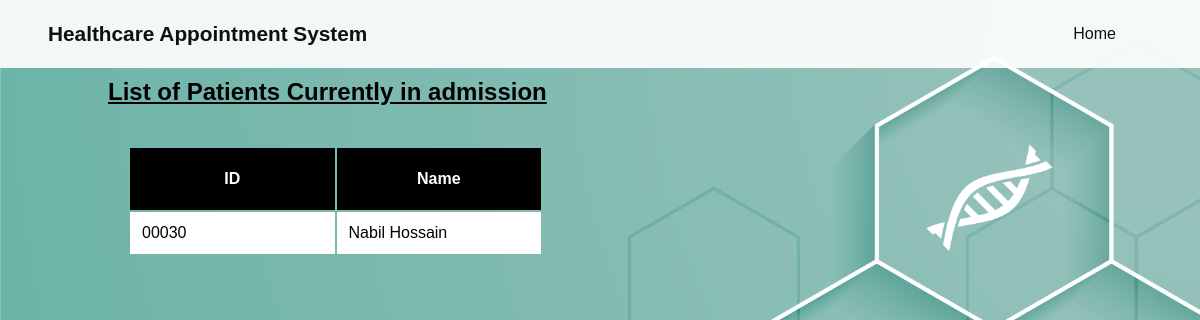
Page /patients_list.php on the earlier database version.
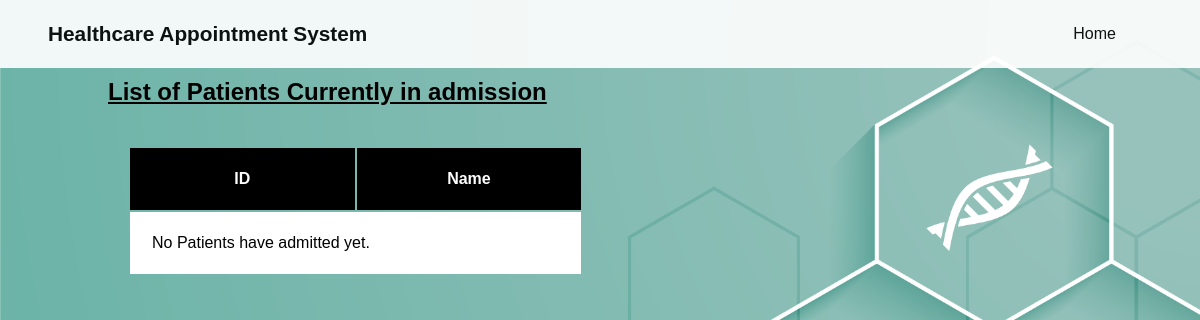
Same page on the later database version.
### tables this page shows
CREATE TABLE `patient` (
  `id` int(5) UNSIGNED ZEROFILL NOT NULL,
  `name` varchar(30) NOT NULL,
  `age` int(11) NOT NULL,
  `gender` enum('Male','Female') NOT NULL,
  `bloodgroup` enum('A+','A-','B+','B-','AB+','AB-','O+','O-') NOT NULL,
  `contact` varchar(11) NOT NULL,
  `password` varchar(30) NOT NULL
);

### patients_list.php (the view, shortened to what this page needs)
<!DOCTYPE html>
<html lang="en">
<head>
    <link rel="stylesheet" href="styles/main_style.css">
    <link rel="stylesheet" href="styles/table.css">
</head>
<body>
    <div class="container">
        <div class="main-content">
            <header class="header-main">
                <div class="wrapper">
                    <section class="logo">
                        <h1 class="header-title">Healthcare Appointment System</h1>
                    </section>
                    <nav class="nav-horizontal" id="topnav">
                        <a href="index.php">Home</a>
                    </nav>
                </div>
            </header>
            <main>
                <h2 style="text-decoration: underline; margin-left: 100px;">List of Patients Currently in admission</h2>
                <div class="table-container">
                    <table class="patienttable">
                        <tr>
                            <th class="no-select">ID</th>
                            <th class="no-select">Name</th>
                        </tr>
                        <?php
                        require_once("php_scripts/connect.php");
                        $sql = "SELECT * FROM patient";
                        $result = $conn->query($sql);
                        if ($result->num_rows > 0) {
                            while ($row = $result->fetch_assoc()) {
                                echo "<tr>";
                                echo "<td style='padding: 10px;'>" . $row["id"] . "</td>";
                                echo "<td style='padding: 10px;'>" . $row["name"] . "</td>";
                                echo "</tr>";
                            }
                        } else {
                            echo "<tr><td colspan='5'>No Patients have admitted yet.</td></tr>";
                        }
                        ?>
                    </table>
                </div>
            </main>
        </div>
    </div>
</body>
</html>

Differences in the rows shown:
removed patient: id "00030", name "Nabil Hossain"
Other differences:
text now shown: "No Patients have admitted yet."
